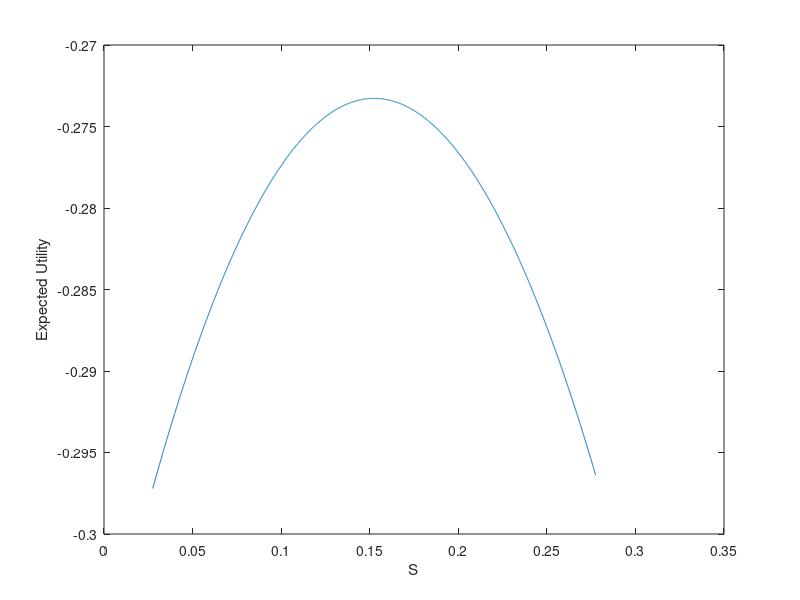

The MATLAB source for this figure:
% Two-period life-cycle model (stocks only)
% Written by Michael Hatcher (m.c.hatcher@soton.ac.uk) in 2017.

clear; clc;

% Parameter values
beta = 0.96; r = 0.05; Y1 = 1; p = 0.5;
eps1 = 0.5; eps2 = 1.05;
Nguess = 8000; 
Sguess = NaN(Nguess,1); U = Sguess;

S_vec = linspace(0,Y1,Nguess);  %Vector of guesses for S

for i=1:Nguess
    
    Sguess(i) =  S_vec(i);
    S = Sguess(i);
    C1 = Y1 - S;
    C2_1 = eps1 + (1+r)*S; 
    C2_2 = eps2 + (1+r)*S;
    
    U(i) = log(C1) + beta*( p*log(C2_1) + (1-p)*log(C2_2) );
       
    if ~isreal(U(i)) || C1 <= 0 || C2_1 <= 0 || C2_2 <= 0  
        U(i) = -1e100;     %Not sensible economic solutions
    end
    
end

%Find maximum of utility w.r.t. S guesses
[Umax, IndexU] = max(U);        %IndexU is the location of the optimal value

disp('Optimal holding of shares is') 
Sguess(IndexU)

Sstar = Sguess(IndexU);
C1star = Y1 - Sstar;
C2_1star = eps1 + (1+r)*Sstar;
C2_2star = eps2 + (1+r)*Sstar;

%Check that FOC holds
Resid = abs(1/C1star - beta*(1+r)*(p/C2_1star + (1-p)/C2_2star) )

%Plot results
T = 1000; %Window around optimum (see below)
plot(Sguess(IndexU-T:IndexU+T),U(IndexU-T:IndexU+T))
ylabel('Expected Utility'), xlabel('S')
